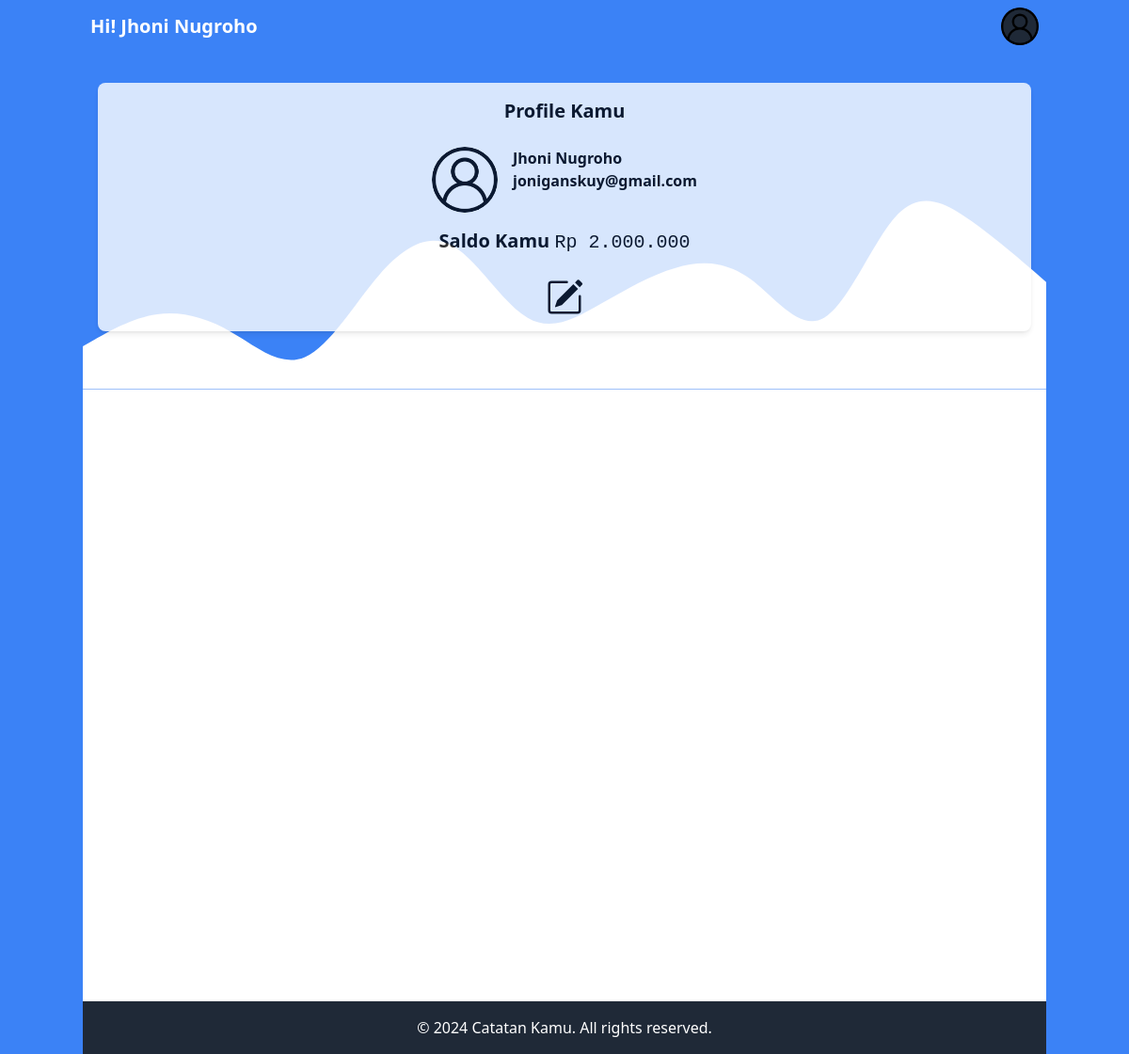
The page /profile.php (signed in) on the database its author committed.
### tables this page shows
CREATE TABLE `user` (
  `id_user` int(11) NOT NULL,
  `name_user` varchar(500) NOT NULL,
  `email_user` varchar(500) NOT NULL,
  `password_user` varchar(500) NOT NULL,
  `image_user` varchar(500) NOT NULL,
  `saldo_user` varchar(500) NOT NULL
);

### profile.php (the view, shortened to what this page needs)
<?php
include 'config.php';
?>
<!DOCTYPE html>
<html lang="en">
<head>
  <script src="https://cdn.tailwindcss.com"></script>
</head>
<body class="container mx-auto bg-blue-500 text-black min-h-screen">
  <?php
   $id_user = $_SESSION['id_user'];
   $user = $koneksi->query("SELECT * FROM user WHERE id_user = '$id_user'");
   $row = $user->fetch_assoc();
   ?>
  <header class="bg-blue-500 text-white p-2">
    <div class="container mx-auto flex justify-between items-center">
      <h3 class="text-xl font-bold">Hi! <?=$_SESSION['name_user']?></h3>
      <div class="relative">
        <button id="openpopup" type="button" class="relative flex rounded-full bg-gray-800 text-sm focus:outline-none focus:ring-2 focus:ring-white focus:ring-offset-2 focus:ring-offset-gray-800">
          <img src="img/<?php if($row['image_user'] == '-'){echo 'user.png';}else{echo 'profile/'.$row['image_user'];}?>" class="w-10 h-10 rounded-full" alt="">
        </button>
      </div>
    </div>
  </header>
  <main class="container opacity-80 mx-auto absolute z-20 mt-4 p-4">
    <div class="bg-white shadow-md rounded-lg p-4">
      <h2 class="text-xl font-semibold mb-2 text-center pb-4">Profile Kamu</h2>
      <div class="flex justify-center gap-2 pb-4">
      <img src="img/<?php if($row['image_user'] == '-'){echo 'user.png';}else{echo 'profile/'.$row['image_user'];}?>?>" alt="" class="w-[70px] h-[70px] rounded-full">
        <div class="flex flex-col">
        <h2 class="text-base font-semibold ml-2"><?=$row['name_user']?></h2>
        <h3 class="text-base font-semibold ml-2"><?=$row['email_user']?></h3>
        </div>
      </div>
      <h2 class="text-xl mb-2 text-center pb-4">
        <span class="font-semibold">Saldo Kamu</span> <span class="font-[monospace]">Rp <?php echo number_format($row['saldo_user'], 0, ',', '.'); ?></span>
      </h2>
      <div class="flex justify-center gap-8">
        <div class="flex flex-col items-center">
          <button id="openform" type="button"></button>
        </div>
      </div>
    </div>
  </main>
  <div class="bg-white text-black p-4 gap-4 h-[650px]">
    <div class="p-2">
    </div>
  </div>
  <footer class="container bg-gray-800 text-white p-4 absolute buttom-0">
    <div class="container mx-auto text-center">
      <p>&copy; 2024 Catatan Kamu. All rights reserved.</p>
    </div>
  </footer>
</body>
</html>

### profile.php (style rules this page uses)
* { margin: 0; padding: 0; }

### rows shown on the page
user: name_user "Jhoni Nugroho", email_user "joniganskuy@gmail.com", saldo_user "2.000.000"

### other values the page prints
$_SESSION['name_user'] "Jhoni Nugroho"
